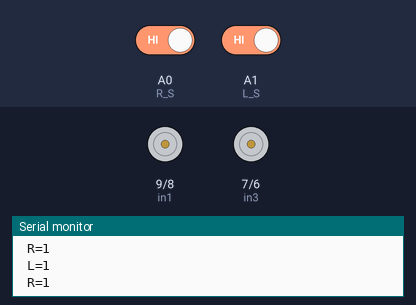
Bench run of a sketch on a simulated Arduino Uno, built with avr-gcc and run on an emulated ATmega328P. On the bench: motor-driver pin pairs drawn as motors (green arrow = first pin HIGH = forward, orange = second pin HIGH = backward, longer = more drive, scaled by the enable pin), the last lines printed to the serial monitor. The test bench sets the inputs (shaded band); at power-on: A0 (R_S) HIGH, A1 (L_S) HIGH.

Above: at 1.2 s.
1.3 s: A0 (R_S) driven LOW
At 2.3 s:
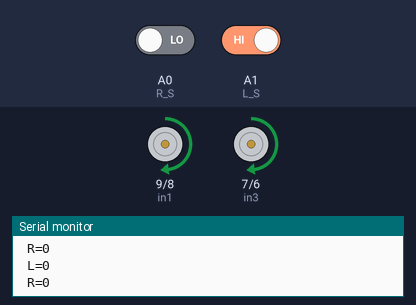
2.8 s: A1 (L_S) driven LOW
At 3.4 s:
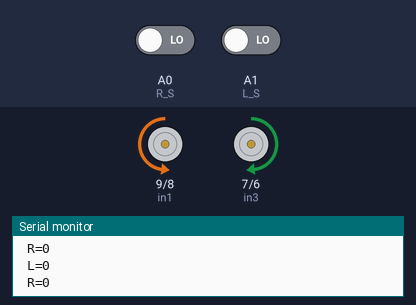
4.3 s: A0 (R_S) driven HIGH
At 5.5 s:
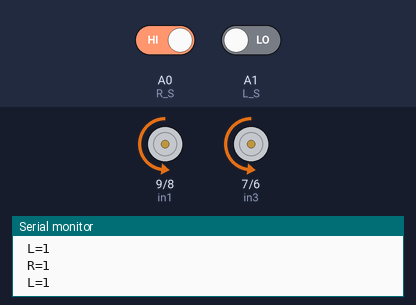
5.8 s: A1 (L_S) driven HIGH
At 7.1 s:
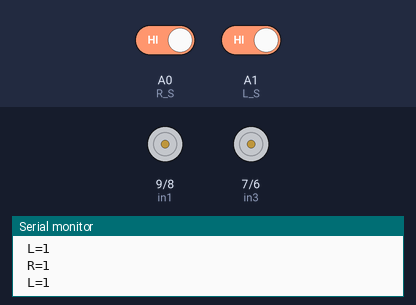
Timing chart, 0 to 8.8 s (numbered marks = the images above; inputs shaded):
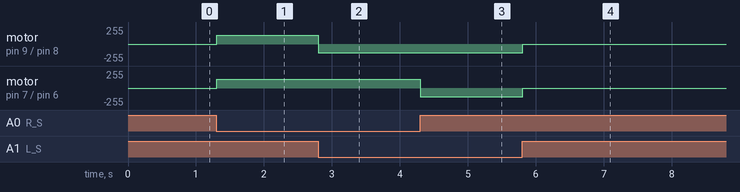

Measured:
- after the input at 1.3 s, motor on pin 9 (in1) / pin 8 (in2), motor on pin 7 (in3) / pin 6 (in4): stopped → forward 130/255 at once
- after the input at 2.8 s, motor on pin 9 (in1) / pin 8 (in2): forward 130/255 → backward 130/255 at once
- after the input at 4.3 s, motor on pin 7 (in3) / pin 6 (in4): forward 130/255 → backward 130/255 at once
- after the input at 5.8 s, motor on pin 9 (in1) / pin 8 (in2), motor on pin 7 (in3) / pin 6 (in4): backward 130/255 → stopped at once

The sketch:

L-F.ino
```cpp
#include <SoftwareSerial.h>

#define enA 10//Enable1 L298 Pin enA
#define in1 9 //Motor1  L298 Pin in1
#define in2 8 //Motor1  L298 Pin in1
#define in3 7 //Motor2  L298 Pin in1
#define in4 6 //Motor2  L298 Pin in1
#define enB 5 //Enable2 L298 Pin enB

#define R_S A0 //ir sensor Right
#define L_S A1 //ir sensor Left


int Speed = 130;
int R,L;

void setup(){ // put your setup code here, to run once

pinMode(R_S, INPUT); // declare if sensor as input
pinMode(L_S, INPUT); // declare ir sensor as input

pinMode(enA, OUTPUT); // declare as output for L298 Pin enA
pinMode(in1, OUTPUT); // declare as output for L298 Pin in1
pinMode(in2, OUTPUT); // declare as output for L298 Pin in2
pinMode(in3, OUTPUT); // declare as output for L298 Pin in3
pinMode(in4, OUTPUT); // declare as output for L298 Pin in4
pinMode(enB, OUTPUT); // declare as output for L298 Pin enB

Serial.begin(9600); // start serial communication at 9600bps

}


void loop()
{
//===============================================================================
//                          Line Follower Control
//===============================================================================
analogWrite(enA, Speed); // Write The Duty Cycle 0 to 255 Enable Pin A for Motor1 Speed
analogWrite(enB, Speed); // Write The Duty Cycle 0 to 255 Enable Pin B for Motor2 Spee
R =( digitalRead(R_S) ) ;
Serial.print(" R=");Serial.println(R);
L =( digitalRead(R_S) ) ;
Serial.print(" L=");Serial.println(L);


if((digitalRead(R_S) == 0)&&(digitalRead(L_S) == 0)){  forword();}  //if Right Sensor and Left Sensor are at White color then it will call forword function
if((digitalRead(R_S) == 1)&&(digitalRead(L_S) == 0)){turnRight();}//if Right Sensor is Black and Left Sensor is White then it will call turn Right function
if((digitalRead(R_S) == 0)&&(digitalRead(L_S) == 1)){turnLeft();} //if Right Sensor is White and Left Sensor is Black then it will call turn Left function
if((digitalRead(R_S) == 1)&&(digitalRead(L_S) == 1)){Stop();}     //if Right Sensor and Left Sensor are at Black color then it will call Stop function

}

void forword(){  //forword
digitalWrite(in1, LOW); //Right Motor forword Pin
digitalWrite(in2, HIGH);  //Right Motor backword Pin
digitalWrite(in3, HIGH);  //Left Motor backword Pin
digitalWrite(in4, LOW); //Left Motor forword Pin
}

void backword(){ //backword
digitalWrite(in1, HIGH);  //Right Motor forword Pin
digitalWrite(in2, LOW); //Right Motor backword Pin
digitalWrite(in3, LOW); //Left Motor backword Pin
digitalWrite(in4, HIGH);  //Left Motor forword Pin
}

void turnRight(){ //turnRight
digitalWrite(in1, LOW);  //Right Motor forword Pin
digitalWrite(in2, HIGH); //Right Motor backword Pin
digitalWrite(in3, LOW);  //Left Motor backword Pin
digitalWrite(in4, HIGH); //Left Motor forword Pin
}

void turnLeft(){ //turnLeft
digitalWrite(in1, HIGH); //Right Motor forword Pin
digitalWrite(in2, LOW);  //Right Motor backword Pin
digitalWrite(in3, HIGH); //Left Motor backword Pin
digitalWrite(in4, LOW);  //Left Motor forword Pin
}

void Stop(){ //stop
digitalWrite(in1, LOW); //Right Motor forword Pin
digitalWrite(in2, LOW); //Right Motor backword Pin
digitalWrite(in3, LOW); //Left Motor backword Pin
digitalWrite(in4, LOW); //Left Motor forword Pin
}
```
